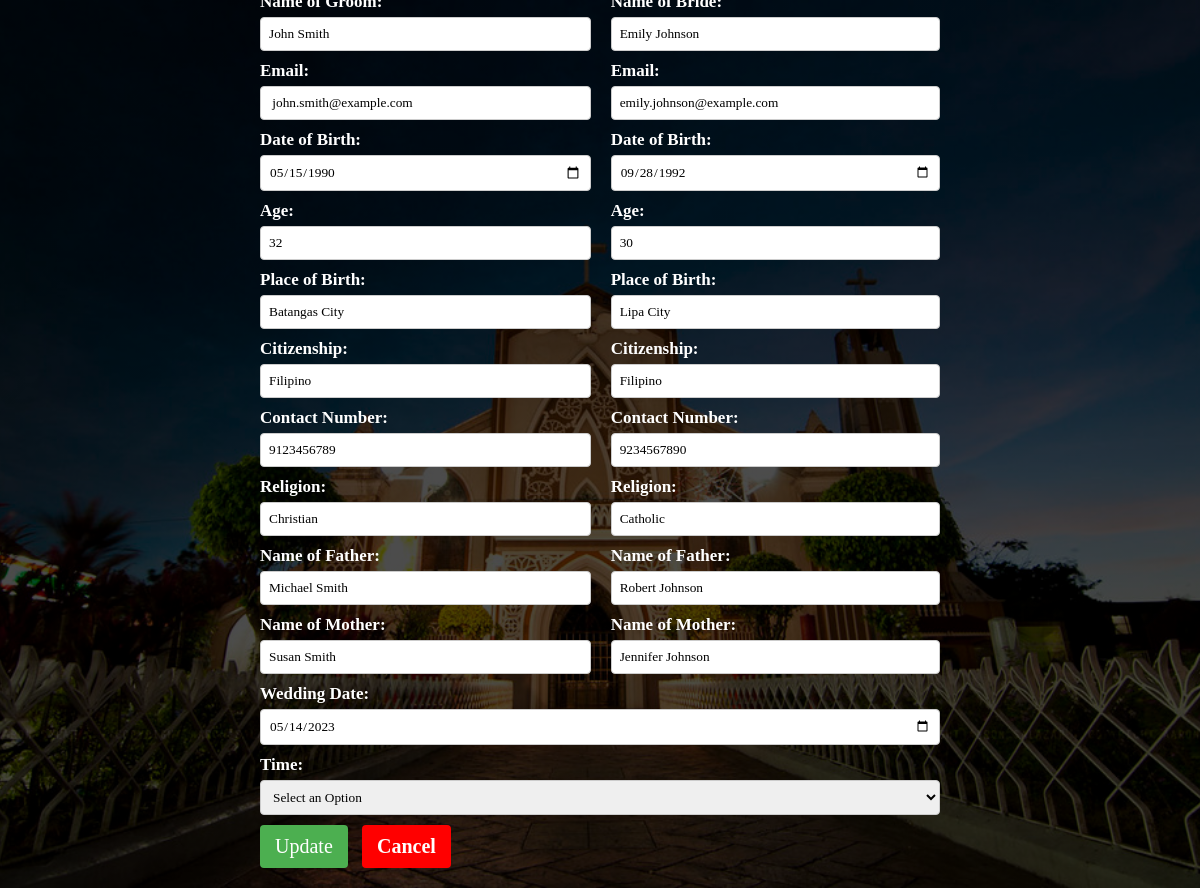
Screenshot of /editwedding.php?id=1 with the database file from the repository.
### tables this page shows
CREATE TABLE `tbl_groom` (
  `id` int(11) NOT NULL,
  `name1` varchar(255) NOT NULL,
  `email1` varchar(255) NOT NULL,
  `dob1` date NOT NULL,
  `age1` int(11) NOT NULL,
  `place1` varchar(255) NOT NULL,
  `citizenship1` varchar(255) NOT NULL,
  `number1` bigint(15) NOT NULL,
  `Religion1` varchar(255) NOT NULL,
  `father1` varchar(255) NOT NULL,
  `mother1` varchar(255) NOT NULL
);

CREATE TABLE `tbl_bride` (
  `id` int(11) NOT NULL,
  `name` varchar(50) NOT NULL,
  `email` varchar(50) NOT NULL,
  `dob` date NOT NULL,
  `age` int(11) NOT NULL,
  `place` varchar(50) NOT NULL,
  `citizenship` varchar(50) NOT NULL,
  `number` bigint(11) NOT NULL,
  `Religion` varchar(50) NOT NULL,
  `father` varchar(50) NOT NULL,
  `mother` varchar(50) NOT NULL,
  `dob2` date NOT NULL,
  `time` varchar(50) NOT NULL,
  `verification` tinyint(1) NOT NULL,
  `Verification1` tinyint(1) NOT NULL,
  `Verification2` tinyint(1) NOT NULL,
  `Verification3` tinyint(1) NOT NULL,
  `Verification4` tinyint(1) NOT NULL,
  `Verification5` tinyint(1) NOT NULL,
  `Verification6` tinyint(1) NOT NULL,
  `Verification7` tinyint(1) NOT NULL,
  `Verification8` tinyint(1) NOT NULL
);

### editwedding.php (the view, shortened to what this page needs)
<?php
if (isset($_GET['id'])) {
    $id = $_GET['id'];
    $conn = new mysqli('localhost', 'root', '', 'db_church');
    $stmt = $conn->prepare("SELECT tbl_groom.id, tbl_groom.name1,tbl_groom.email1, tbl_groom.dob1, tbl_groom.age1, tbl_groom.place1, tbl_groom.citizenship1, tbl_groom.number1, tbl_groom.Religion1, tbl_groom.father1, tbl_groom.mother1,tbl_groom.number1, tbl_bride.name, tbl_bride.email,tbl_bride.dob, tbl_bride.age, tbl_bride.place, tbl_bride.citizenship, tbl_bride.number, tbl_bride.Religion, tbl_bride.father, tbl_bride.mother, tbl_bride.dob2, tbl_bride.time
                        FROM tbl_groom
                        INNER JOIN tbl_bride ON tbl_groom.id = tbl_bride.id WHERE tbl_groom.id = ?");
    $stmt->bind_param("i", $id);
    $stmt->execute();
    $result = $stmt->get_result();
    $row = $result->fetch_assoc();
}
?>
<!DOCTYPE html>
<html>
<head>
    <link rel="stylesheet" href="edit_record.css">
</head>
<body>
    <div class="container">
		<?php
if (isset($_GET['id'])) {
    $id = $_GET['id'];
    $conn = new mysqli('localhost', 'root', '', 'db_church');
    $stmt = $conn->prepare("SELECT tbl_groom.id, tbl_groom.name1, tbl_groom.email1, tbl_groom.dob1, tbl_groom.age1, tbl_groom.place1, tbl_groom.citizenship1, tbl_groom.number1, tbl_groom.Religion1, tbl_groom.father1, tbl_groom.mother1, tbl_bride.name, tbl_bride.email, tbl_bride.dob, tbl_bride.age, tbl_bride.place, tbl_bride.citizenship, tbl_bride.number, tbl_bride.Religion, tbl_bride.father, tbl_bride.mother, tbl_bride.dob2, tbl_bride.time
                FROM tbl_groom
                INNER JOIN tbl_bride ON tbl_groom.id = tbl_bride.id WHERE tbl_groom.id = ?");
    $stmt->bind_param("i", $id);
    $stmt->execute();
    $result = $stmt->get_result();
    $row = $result->fetch_assoc();
}
?>
	<form method="post">
    <div style="display: flex; gap: 20px;">
        <div>
            <label for="name1">Name of Groom:</label>
            <input type="text" id="name1" name="name1" value="<?php echo $row['name1']; ?>">
            <label for="email1">Email:</label>
            <input type="text" id="email1" name="email1" value="<?php echo $row['email1']; ?>">
            <label for="dob1">Date of Birth:</label>
            <input type="date" id="dob1" name="dob1" value="<?php echo $row['dob1']; ?>">
            <label for="age1">Age:</label>
            <input type="text" id="age1" name="age1" value="<?php echo $row['age1']; ?>">
            <label for="place1">Place of Birth:</label>
            <input type="text" id="place1" name="place1" value="<?php echo $row['place1']; ?>">
            <label for="citizenship1">Citizenship:</label>
            <input type="text" id="citizenship1" name="citizenship1" value="<?php echo $row['citizenship1'];?>">
            <label for="number1">Contact Number:</label>
            <input type="text" id="number1" name="number1" value="<?php echo $row['number1']; ?>"oninput="this.value = this.value.replace(/[^0-9]/g, '');" maxlength="11">
            <label for="Religion1">Religion:</label>
            <input type="text" id="Religion1" name="Religion1" value="<?php echo $row['Religion1']; ?>">
            <label for="father1">Name of Father:</label>
            <input type="text" id="father1" name="father1" value="<?php echo $row['father1']; ?>">
            <label for="mother1">Name of Mother:</label>
            <input type="text" id="mother1" name="mother1" value="<?php echo $row['mother1']; ?>">
        </div>
        <div>
            <label for="name">Name of Bride:</label>
            <input type="text" id="name" name="name" value="<?php echo $row['name']; ?>">
            <label for="email">Email:</label>
            <input type="text" id="email" name="email" value="<?php echo $row['email']; ?>">
            <label for="dob">Date of Birth:</label>
            <input type="date" id="dob" name="dob" value="<?php echo $row['dob']; ?>">
            <label for="age">Age:</label>
            <input type="text" id="age" name="age" value="<?php echo $row['age']; ?>">
            <label for="place">Place of Birth:</label>
            <input type="text" id="place" name="place" value="<?php echo $row['place']; ?>">
            <label for="citizenship">Citizenship:</label>
            <input type="text" id="citizenship" name="citizenship" value="<?php echo $row['citizenship'];?>">
            <label for="number">Contact Number:</label>
            <input type="text" id="number" name="number" value="<?php echo $row['number']; ?>"oninput="this.value = this.value.replace(/[^0-9]/g, '');" maxlength="11">
            <label for="Religion">Religion:</label>
            <input type="text" id="Religion" name="Religion" value="<?php echo $row['Religion']; ?>">
            <label for="father">Name of Father:</label>
            <input type="text" id="father" name="father" value="<?php echo $row['father']; ?>">
            <label for="mother">Name of Mother:</label>
            <input type="text" id="mother" name="mother" value="<?php echo $row['mother']; ?>">
              </div>
            </div>
            <label for="dob2">Wedding Date:</label>
            <input type="date" id="dob2" name="dob2" value="<?php echo $row['dob2'] ?? ''; ?>">
            <label for="time">Time:</label>
            <select name="time" id="time" required>
                <option value="">Select an Option</option>
            </select>
            <button type="submit" class="btn" name="update">Update</button>
            <a href="adminwedding.php">Cancel</a>
        </form>
	</div>
</body>
</html>

### edit_record.css (style rules this page uses)
* { font-family: constantia; margin: 0; padding: 0; box-sizing: border-box; outline: none; border: none; text-decoration: none; }
html, body { height: 100%; background-repeat: no-repeat; background-size: cover; background-position: center; background-attachment: fixed; scroll-behavior: smooth; background-image: linear-gradient(rgba(0,0,0,0.7),rgba(0,0,0,0.7)),url(Image/church2.jpg); }
.container { display: flex; justify-content: center; align-items: center; height: 100vh; color: white; font-weight: bold; font-size: 17px; box-shadow: 0 5px 10px rgb(255 255 255 / 0%); }
form { width: 60%; padding: 20px; border-radius: 5px; }
label { display: inline-block; margin-bottom: 5px; }
input[type="text"], input[type="date"], select { width: 100%; padding: 8px; margin-bottom: 10px; border: 1px solid #ccc; border-radius: 4px; box-sizing: border-box; }
.btn { display: inline-block; padding: 10px 15px; background-color: #4caf50; color: #fff; text-decoration: none; border-radius: 4px; font-size: 20px; }
a { display: inline-block; margin-left: 10px; color: white; text-decoration: none; background-color: red; border-radius: 4px; padding: 10px 15px; font-size: 20px; }

### rows the page displays
tbl_groom: name1 "John Smith", email1 "john.smith@example.com", dob1 "05/15/1990", age1 "32", place1 "Batangas City", citizenship1 "Filipino", number1 "9123456789", Religion1 "Christian", father1 "Michael Smith", mother1 "Susan Smith", name "Emily Johnson", email "emily.johnson@example.com", dob "09/28/1992", age "30", place "Lipa City", citizenship "Filipino", number "9234567890", Religion "Catholic", father "Robert Johnson", mother "Jennifer Johnson", dob2 "05/14/2023"
